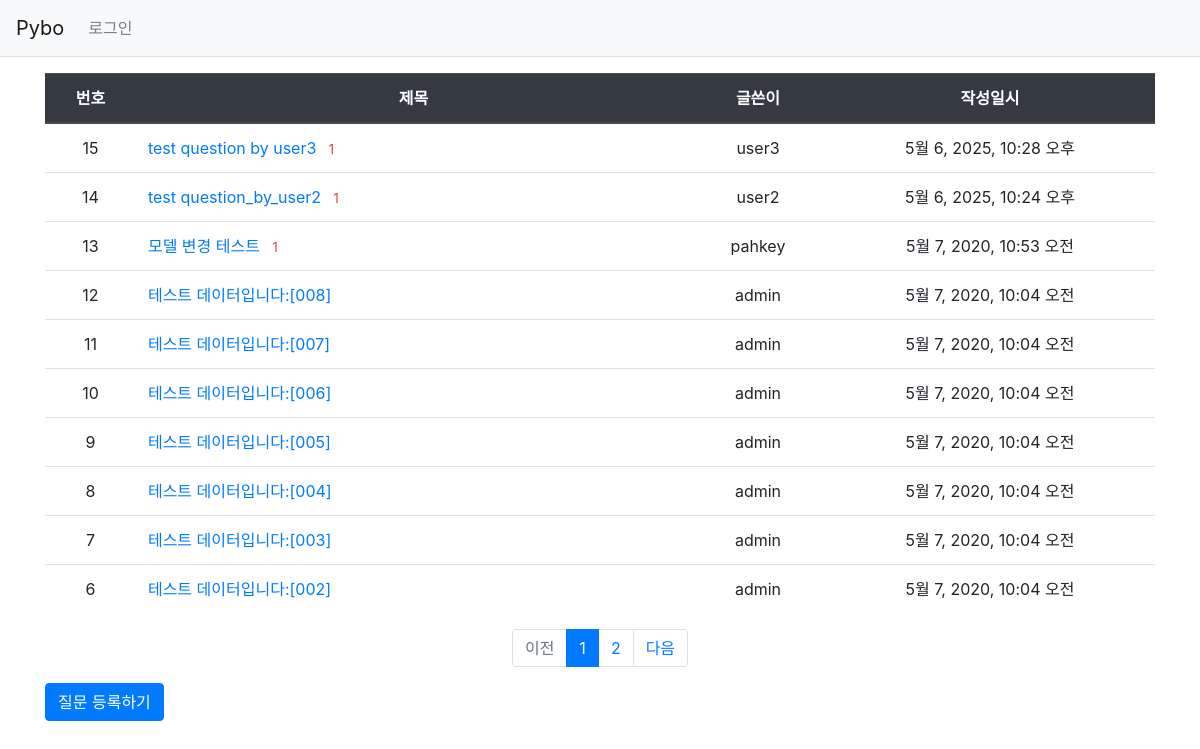
Screenshot of /pybo/ with the database file from the repository.
### pybo/models.py (models this page shows, shortened)
class Question(models.Model):
    author = models.ForeignKey(User, on_delete=models.CASCADE)
    subject = models.CharField(max_length=200)
    content = models.TextField()
    create_date = models.DateTimeField()
    modify_date = models.DateTimeField(null=True, blank=True)

### pybo/views.py (the view)
# urls.py: path('', views.index, name='index'),  # '/' 에 해당되는 path
def index(request):
    page = request.GET.get('page', '1')
    question_list = QuestionService.get_paginated_questions(page)
    return render(request, 'pybo/question_list.html', {'question_list': question_list})

### pybo/services/question_service.py (called while the page is built)
    @staticmethod
    def get_paginated_questions(page, per_page=10):
        question_list = Question.objects.order_by('-create_date')
        paginator = Paginator(question_list, per_page)
        return paginator.get_page(page)

### pybo/templatetags/pybo_filter.py (called while the page is built)
@register.filter
def sub(value, arg):
    return value - arg

### templates/pybo/question_list.html
{% extends 'base.html' %}
{% load pybo_filter %}
{% block content %}
<div class="container my-3">
    <table class="table">
        <thead>
        <tr class="text-center thead-dark">
            <th>번호</th>
            <th style="width:50%">제목</th>
            <th>글쓴이</th>
            <th>작성일시</th>
        </tr>
        </thead>
        <tbody>
        {% if question_list %}
        {% for question in question_list %}
        <tr class="text-center">
            <td>
                {{ question_list.paginator.count|sub:question_list.start_index|sub:forloop.counter0|add:1 }}
            </td>
            <td class="text-left">
                <a href="{% url 'pybo:detail' question.id %}">{{ question.subject }}</a>
                {% if question.answer_set.count > 0 %}
                <span class="text-danger small ml-2">{{ question.answer_set.count }}</span>
                {% endif %}
            </td>
            <td>{{ question.author.username }}</td>
            <td>{{ question.create_date }}</td>
        </tr>
        {% endfor %}
        {% else %}
        <tr>
            <td colspan="3">질문이 없습니다.</td>
        </tr>
        {% endif %}
        </tbody>
    </table>
    <ul class="pagination justify-content-center">
        {% if question_list.has_previous %}
        <li class="page-item">
            <a class="page-link" href="?page={{ question_list.previous_page_number }}">이전</a>
        </li>
        {% else %}
        <li class="page-item disabled">
            <a class="page-link" tabindex="-1" aria-disabled="true" href="#">이전</a>
        </li>
        {% endif %}
        {% for page_number in question_list.paginator.page_range %}
        {% if page_number >= question_list.number|add:-5 and page_number <= question_list.number|add:5 %}
            {% if page_number == question_list.number %}
            <li class="page-item active" aria-current="page">
                <a class="page-link" href="?page={{ page_number }}">{{ page_number }}</a>
            </li>
            {% else %}
            <li class="page-item">
                <a class="page-link" href="?page={{ page_number }}">{{ page_number }}</a>
            </li>
            {% endif %}
        {% endif %}
        {% endfor %}
        {% if question_list.has_next %}
        <li class="page-item">
            <a class="page-link" href="?page={{ question_list.next_page_number }}">다음</a>
        </li>
        {% else %}
        <li class="page-item disabled">
            <a class="page-link" tabindex="-1" aria-disabled="true" href="#">다음</a>
        </li>
        {% endif %}
    </ul>
    <a href="{% url 'pybo:question_create' %}" class="btn btn-primary">질문 등록하기</a>
</div>
{% endblock %}

### templates/base.html (shortened to what this page needs)
{% load static %}
<!doctype html>
<html lang="ko">
<head>
    <link rel="stylesheet" type="text/css" href="{% static 'bootstrap.min.css' %}">
    <link rel="stylesheet" type="text/css" href="{% static 'style.css' %}">
</head>
<body>
{% include "navbar.html" %}
{% block content %}
{% endblock %}
</body>
</html>

### templates/navbar.html (shortened to what this page needs)
<nav class="navbar navbar-expand-lg navbar-light bg-light border-bottom">
    <a class="navbar-brand" href="{% url 'pybo:index' %}">Pybo</a>
    <div class="collapse navbar-collapse flex-grow-0" id="navbarNav">
        <ul class="navbar-nav">
            <li class="nav-item ">
                {% if user.is_authenticated %}
                    <form action="{% url 'common:logout' %}" method="post" style="display:inline;">
                        {% csrf_token %}
                        <button type="submit" class="logout-btn">Logout</button>
                    </form>
                {% else %}
                <a class="nav-link" href="{% url 'common:login' %}">로그인</a>
                {% endif %}
            </li>
        </ul>
    </div>
</nav>

### rows the page displays
Question: paginator.count|sub "15", subject "test question by user3", answer_set.count "1", author.username "user3", create_date "5월 6, 2025, 10:28 오후"
Question: paginator.count|sub "14", subject "test question_by_user2", answer_set.count "1", author.username "user2", create_date "5월 6, 2025, 10:24 오후"
Question: paginator.count|sub "13", subject "모델 변경 테스트", answer_set.count "1", author.username "pahkey", create_date "5월 7, 2020, 10:53 오전"
Question: paginator.count|sub "12", subject "테스트 데이터입니다:[008]", author.username "admin", create_date "5월 7, 2020, 10:04 오전"
Question: paginator.count|sub "11", subject "테스트 데이터입니다:[007]", author.username "admin", create_date "5월 7, 2020, 10:04 오전"
Question: paginator.count|sub "10", subject "테스트 데이터입니다:[006]", author.username "admin", create_date "5월 7, 2020, 10:04 오전"
Question: paginator.count|sub "9", subject "테스트 데이터입니다:[005]", author.username "admin", create_date "5월 7, 2020, 10:04 오전"
Question: paginator.count|sub "8", subject "테스트 데이터입니다:[004]", author.username "admin", create_date "5월 7, 2020, 10:04 오전"
Question: paginator.count|sub "7", subject "테스트 데이터입니다:[003]", author.username "admin", create_date "5월 7, 2020, 10:04 오전"
Question: paginator.count|sub "6", subject "테스트 데이터입니다:[002]", author.username "admin", create_date "5월 7, 2020, 10:04 오전"

### other values shown
{{ page_number }} "1"
{{ page_number }} "2"
